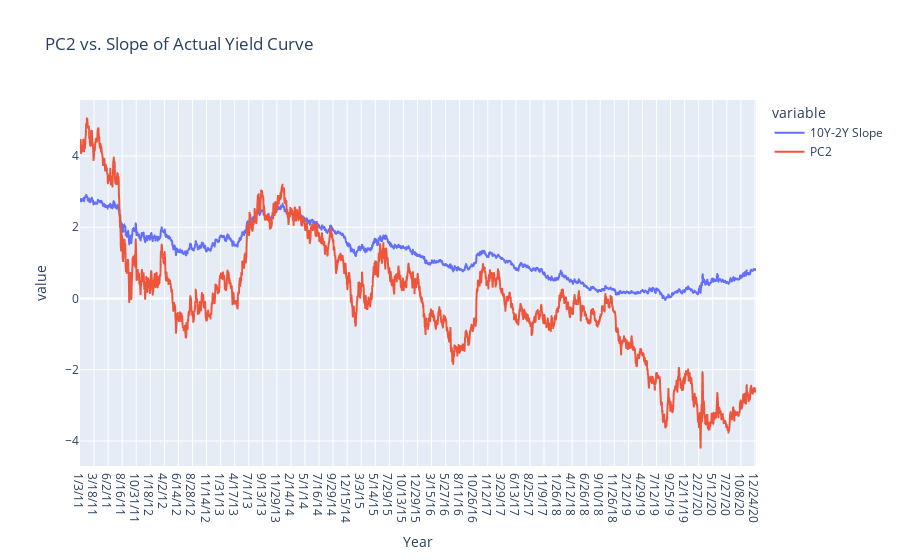

Notebook source saved alongside this figure:
### Code cell
fig6 = px.line(pc2_slope, title = 'PC2 vs. Slope of Actual Yield Curve' )

fig6.show()

### Figure 1 — Plotly figure (JSON) as saved in the notebook; plotly's stock layout.template omitted (floating-point values rounded to 4 significant figures; data arrays with more than 128 entries replaced by an {"elided": "..."} marker saying what was removed)
{"data": [{"hovertemplate": "variable=10Y-2Y Slope<br>Year=%{x}<br>value=%{y}<extra></extra>", "legendgroup": "10Y-2Y Slope", "line": {"color": "#636efa", "dash": "solid"}, "marker": {"symbol": "circle"}, "mode": "lines", "name": "10Y-2Y Slope", "showlegend": true, "type": "scattergl", "x": {"elided": "2501 str values"}, "xaxis": "x", "y": {"elided": "2501 float values"}, "yaxis": "y"}, {"hovertemplate": "variable=PC2<br>Year=%{x}<br>value=%{y}<extra></extra>", "legendgroup": "PC2", "line": {"color": "#EF553B", "dash": "solid"}, "marker": {"symbol": "circle"}, "mode": "lines", "name": "PC2", "showlegend": true, "type": "scattergl", "x": {"elided": "2501 str values"}, "xaxis": "x", "y": {"elided": "2501 float values"}, "yaxis": "y"}], "layout": {"legend": {"title": {"text": "variable"}, "tracegroupgap": 0}, "title": {"text": "PC2 vs. Slope of Actual Yield Curve"}, "xaxis": {"anchor": "y", "domain": [0, 1], "title": {"text": "Year"}}, "yaxis": {"anchor": "x", "domain": [0, 1], "title": {"text": "value"}}}}
